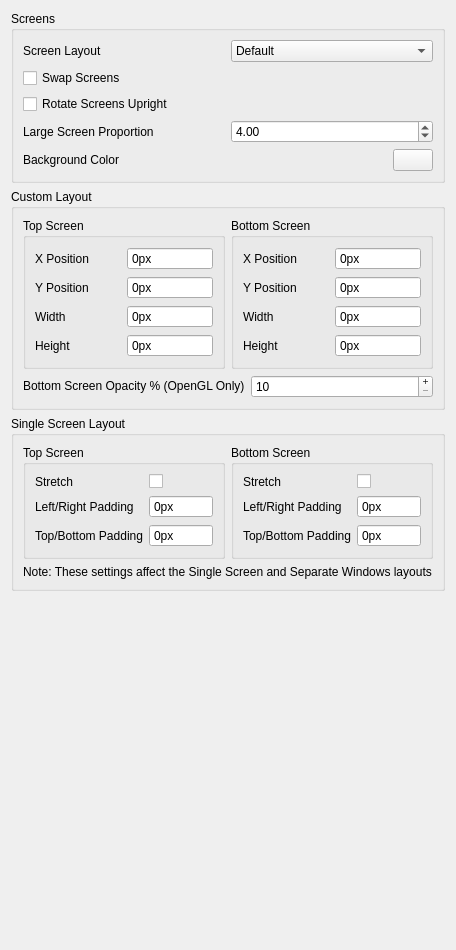
<?xml version="1.0" encoding="UTF-8"?>
<ui version="4.0">
 <class>ConfigureLayout</class>
 <widget class="QWidget" name="ConfigureLayout">
  <property name="geometry">
   <rect>
    <x>0</x>
    <y>0</y>
    <width>440</width>
    <height>950</height>
   </rect>
  </property>
  <property name="minimumSize">
   <size>
    <width>0</width>
    <height>0</height>
   </size>
  </property>
  <property name="windowTitle">
   <string>Form</string>
  </property>
  <layout class="QVBoxLayout" name="verticalLayout_2">
   <item>
    <widget class="QGroupBox" name="layout_group">
     <property name="enabled">
      <bool>true</bool>
     </property>
     <property name="title">
      <string>Screens</string>
     </property>
     <layout class="QVBoxLayout" name="verticalLayout_3">
      <item>
       <widget class="QWidget" name="widget_layout" native="true">
        <layout class="QHBoxLayout" name="screen_layout_group">
         <property name="leftMargin">
          <number>0</number>
         </property>
         <property name="topMargin">
          <number>0</number>
         </property>
         <property name="rightMargin">
          <number>0</number>
         </property>
         <property name="bottomMargin">
          <number>0</number>
         </property>
         <item>
          <widget class="QLabel" name="layout_label">
           <property name="text">
            <string>Screen Layout</string>
           </property>
          </widget>
         </item>
         <item>
          <widget class="QComboBox" name="layout_combobox">
           <item>
            <property name="text">
             <string>Default</string>
            </property>
           </item>
           <item>
            <property name="text">
             <string>Single Screen</string>
            </property>
           </item>
           <item>
            <property name="text">
             <string>Large Screen</string>
            </property>
           </item>
           <item>
            <property name="text">
             <string>Side by Side</string>
            </property>
           </item>
           <item>
            <property name="text">
             <string>Separate Windows</string>
            </property>
           </item>
           <item>
            <property name="text">
             <string>Hybrid Screen</string>
            </property>
           </item>
           <item>
            <property name="text">
             <string>Custom Layout</string>
            </property>
           </item>
          </widget>
         </item>
        </layout>
       </widget>
      </item>
      <item>
       <widget class="QCheckBox" name="toggle_swap_screen">
        <property name="text">
         <string>Swap Screens</string>
        </property>
       </widget>
      </item>
      <item>
       <widget class="QCheckBox" name="toggle_upright_screen">
        <property name="text">
         <string>Rotate Screens Upright</string>
        </property>
       </widget>
      </item>
      <item>
       <widget class="QWidget" name="widget" native="true">
        <layout class="QHBoxLayout" name="proportion_layout">
         <property name="leftMargin">
          <number>0</number>
         </property>
         <property name="topMargin">
          <number>0</number>
         </property>
         <property name="rightMargin">
          <number>0</number>
         </property>
         <property name="bottomMargin">
          <number>0</number>
         </property>
         <item>
          <widget class="QLabel" name="label_3">
           <property name="text">
            <string>Large Screen Proportion</string>
           </property>
          </widget>
         </item>
         <item>
          <widget class="QDoubleSpinBox" name="large_screen_proportion">
           <property name="minimum">
            <double>1.000000000000000</double>
           </property>
           <property name="maximum">
            <double>16.000000000000000</double>
           </property>
           <property name="value">
            <double>4.000000000000000</double>
           </property>
          </widget>
         </item>
        </layout>
       </widget>
      </item>
      <item>
       <widget class="QWidget" name="bg_color_group" native="true">
        <layout class="QHBoxLayout" name="bg_color_group_2">
         <property name="leftMargin">
          <number>0</number>
         </property>
         <property name="topMargin">
          <number>0</number>
         </property>
         <property name="rightMargin">
          <number>0</number>
         </property>
         <property name="bottomMargin">
          <number>0</number>
         </property>
         <item>
          <widget class="QLabel" name="bg_label">
           <property name="text">
            <string>Background Color</string>
           </property>
          </widget>
         </item>
         <item>
          <widget class="QPushButton" name="bg_button">
           <property name="maximumSize">
            <size>
             <width>40</width>
             <height>16777215</height>
            </size>
           </property>
          </widget>
         </item>
        </layout>
       </widget>
      </item>
     </layout>
    </widget>
   </item>
   <item>
    <widget class="QGroupBox" name="custom_layout_group">
     <property name="minimumSize">
      <size>
       <width>0</width>
       <height>0</height>
      </size>
     </property>
     <property name="title">
      <string>Custom Layout</string>
     </property>
     <layout class="QVBoxLayout" name="verticalLayout_5">
      <item>
       <layout class="QHBoxLayout" name="horizontalLayout_4">
        <item>
         <widget class="QGroupBox" name="gb_top_screen">
          <property name="title">
           <string>Top Screen</string>
          </property>
          <layout class="QGridLayout" name="gridLayout_2">
           <item row="0" column="0">
            <widget class="QLabel" name="lb_top_x">
             <property name="text">
              <string>X Position</string>
             </property>
            </widget>
           </item>
           <item row="0" column="1">
            <widget class="QSpinBox" name="custom_top_x">
             <property name="buttonSymbols">
              <enum>QAbstractSpinBox::NoButtons</enum>
             </property>
             <property name="suffix">
              <string>px</string>
             </property>
             <property name="maximum">
              <number>2147483647</number>
             </property>
            </widget>
           </item>
           <item row="1" column="0">
            <widget class="QLabel" name="lb_top_y">
             <property name="text">
              <string>Y Position</string>
             </property>
            </widget>
           </item>
           <item row="1" column="1">
            <widget class="QSpinBox" name="custom_top_y">
             <property name="buttonSymbols">
              <enum>QAbstractSpinBox::NoButtons</enum>
             </property>
             <property name="suffix">
              <string>px</string>
             </property>
             <property name="maximum">
              <number>2147483647</number>
             </property>
            </widget>
           </item>
           <item row="2" column="0">
            <widget class="QLabel" name="lb_top_width">
             <property name="text">
              <string>Width</string>
             </property>
            </widget>
           </item>
           <item row="2" column="1">
            <widget class="QSpinBox" name="custom_top_width">
             <property name="buttonSymbols">
              <enum>QAbstractSpinBox::NoButtons</enum>
             </property>
             <property name="suffix">
              <string>px</string>
             </property>
             <property name="maximum">
              <number>2147483647</number>
             </property>
            </widget>
           </item>
           <item row="3" column="0">
            <widget class="QLabel" name="lb_top_height">
             <property name="text">
              <string>Height</string>
             </property>
            </widget>
           </item>
           <item row="3" column="1">
            <widget class="QSpinBox" name="custom_top_height">
             <property name="buttonSymbols">
              <enum>QAbstractSpinBox::NoButtons</enum>
             </property>
             <property name="suffix">
              <string>px</string>
             </property>
             <property name="maximum">
              <number>2147483647</number>
             </property>
            </widget>
           </item>
          </layout>
         </widget>
        </item>
        <item>
         <widget class="QGroupBox" name="gb_bottom_screen">
          <property name="minimumSize">
           <size>
            <width>0</width>
            <height>0</height>
           </size>
          </property>
          <property name="title">
           <string>Bottom Screen</string>
          </property>
          <layout class="QGridLayout" name="gridLayout_1">
           <item row="0" column="0">
            <widget class="QLabel" name="lb_bottom_x">
             <property name="text">
              <string>X Position</string>
             </property>
            </widget>
           </item>
           <item row="0" column="1">
            <widget class="QSpinBox" name="custom_bottom_x">
             <property name="buttonSymbols">
              <enum>QAbstractSpinBox::NoButtons</enum>
             </property>
             <property name="suffix">
              <string>px</string>
             </property>
             <property name="maximum">
              <number>2147483647</number>
             </property>
            </widget>
           </item>
           <item row="1" column="0">
            <widget class="QLabel" name="lb_bottom_y">
             <property name="text">
              <string>Y Position</string>
             </property>
            </widget>
           </item>
           <item row="1" column="1">
            <widget class="QSpinBox" name="custom_bottom_y">
             <property name="buttonSymbols">
              <enum>QAbstractSpinBox::NoButtons</enum>
             </property>
             <property name="suffix">
              <string>px</string>
             </property>
             <property name="maximum">
              <number>2147483647</number>
             </property>
            </widget>
           </item>
           <item row="2" column="0">
            <widget class="QLabel" name="lb_bottom_width">
             <property name="text">
              <string>Width</string>
             </property>
            </widget>
           </item>
           <item row="2" column="1">
            <widget class="QSpinBox" name="custom_bottom_width">
             <property name="buttonSymbols">
              <enum>QAbstractSpinBox::NoButtons</enum>
             </property>
             <property name="suffix">
              <string>px</string>
             </property>
             <property name="maximum">
              <number>2147483647</number>
             </property>
            </widget>
           </item>
           <item row="3" column="0">
            <widget class="QLabel" name="lb_bottom_height">
             <property name="text">
              <string>Height</string>
             </property>
            </widget>
           </item>
           <item row="3" column="1">
            <widget class="QSpinBox" name="custom_bottom_height">
             <property name="buttonSymbols">
              <enum>QAbstractSpinBox::NoButtons</enum>
             </property>
             <property name="suffix">
              <string>px</string>
             </property>
             <property name="maximum">
              <number>2147483647</number>
             </property>
            </widget>
           </item>
          </layout>
         </widget>
        </item>
       </layout>
      </item>
      <item>
       <layout class="QHBoxLayout" name="horizontalLayout_3">
        <item>
         <widget class="QLabel" name="lb_opacity_second_layer">
          <property name="text">
           <string>&lt;html&gt;&lt;head/&gt;&lt;body&gt;&lt;p&gt;Bottom Screen Opacity % (OpenGL Only)&lt;/p&gt;&lt;/body&gt;&lt;/html&gt;</string>
          </property>
         </widget>
        </item>
        <item>
         <widget class="QSpinBox" name="custom_second_layer_opacity">
          <property name="buttonSymbols">
           <enum>QAbstractSpinBox::PlusMinus</enum>
          </property>
          <property name="minimum">
           <number>10</number>
          </property>
          <property name="maximum">
           <number>100</number>
          </property>
         </widget>
        </item>
       </layout>
      </item>
     </layout>
    </widget>
   </item>
   <item>
    <widget class="QGroupBox" name="single_screen_layout_config_group">
     <property name="minimumSize">
      <size>
       <width>0</width>
       <height>0</height>
      </size>
     </property>
     <property name="title">
      <string>Single Screen Layout</string>
     </property>
     <layout class="QVBoxLayout" name="verticalLayout_6">
      <item>
       <layout class="QHBoxLayout" name="horizontalLayout_5">
        <item>
         <widget class="QGroupBox" name="gb_top_screen_2">
          <property name="title">
           <string>Top Screen</string>
          </property>
          <layout class="QGridLayout" name="gridLayout_3">
           <item row="0" column="0">
            <widget class="QLabel" name="lb_top_stretch">
             <property name="text">
              <string>Stretch</string>
             </property>
            </widget>
           </item>
           <item row="1" column="1">
            <widget class="QSpinBox" name="screen_top_leftright_padding">
             <property name="buttonSymbols">
              <enum>QAbstractSpinBox::NoButtons</enum>
             </property>
             <property name="suffix">
              <string>px</string>
             </property>
             <property name="maximum">
              <number>2147483647</number>
             </property>
            </widget>
           </item>
           <item row="1" column="0">
            <widget class="QLabel" name="lb_top_leftright_padding">
             <property name="text">
              <string>Left/Right Padding</string>
             </property>
            </widget>
           </item>
           <item row="2" column="0">
            <widget class="QLabel" name="lb_top_topbottom_padding">
             <property name="text">
              <string>Top/Bottom Padding</string>
             </property>
            </widget>
           </item>
           <item row="2" column="1">
            <widget class="QSpinBox" name="screen_top_topbottom_padding">
             <property name="buttonSymbols">
              <enum>QAbstractSpinBox::NoButtons</enum>
             </property>
             <property name="suffix">
              <string>px</string>
             </property>
             <property name="maximum">
              <number>2147483647</number>
             </property>
            </widget>
           </item>
           <item row="0" column="1">
            <widget class="QCheckBox" name="screen_top_stretch">
             <property name="text">
              <string notr="true"/>
             </property>
            </widget>
           </item>
          </layout>
         </widget>
        </item>
        <item>
         <widget class="QGroupBox" name="gb_bottom_screen_2">
          <property name="minimumSize">
           <size>
            <width>0</width>
            <height>0</height>
           </size>
          </property>
          <property name="title">
           <string>Bottom Screen</string>
          </property>
          <layout class="QGridLayout" name="gridLayout">
           <item row="1" column="0">
            <widget class="QLabel" name="lb_bottom_leftright_padding">
             <property name="text">
              <string>Left/Right Padding</string>
             </property>
            </widget>
           </item>
           <item row="2" column="0">
            <widget class="QLabel" name="lb_bottom_topbottom_padding">
             <property name="text">
              <string>Top/Bottom Padding</string>
             </property>
            </widget>
           </item>
           <item row="1" column="1">
            <widget class="QSpinBox" name="screen_bottom_leftright_padding">
             <property name="buttonSymbols">
              <enum>QAbstractSpinBox::NoButtons</enum>
             </property>
             <property name="suffix">
              <string>px</string>
             </property>
             <property name="maximum">
              <number>2147483647</number>
             </property>
            </widget>
           </item>
           <item row="2" column="1">
            <widget class="QSpinBox" name="screen_bottom_topbottom_padding">
             <property name="buttonSymbols">
              <enum>QAbstractSpinBox::NoButtons</enum>
             </property>
             <property name="suffix">
              <string>px</string>
             </property>
             <property name="maximum">
              <number>2147483647</number>
             </property>
            </widget>
           </item>
           <item row="0" column="0">
            <widget class="QLabel" name="lb_bottom_stretch">
             <property name="text">
              <string>Stretch</string>
             </property>
            </widget>
           </item>
           <item row="0" column="1">
            <widget class="QCheckBox" name="screen_bottom_stretch">
             <property name="text">
              <string notr="true"/>
             </property>
            </widget>
           </item>
          </layout>
         </widget>
        </item>
       </layout>
      </item>
      <item>
       <layout class="QHBoxLayout" name="horizontalLayout_2">
        <item>
         <widget class="QLabel" name="label">
          <property name="text">
           <string>Note: These settings affect the Single Screen and Separate Windows layouts</string>
          </property>
         </widget>
        </item>
       </layout>
      </item>
     </layout>
    </widget>
   </item>
   <item>
    <spacer name="verticalSpacer">
     <property name="orientation">
      <enum>Qt::Vertical</enum>
     </property>
     <property name="sizeHint" stdset="0">
      <size>
       <width>20</width>
       <height>270</height>
      </size>
     </property>
    </spacer>
   </item>
  </layout>
 </widget>
 <tabstops>
  <tabstop>layout_combobox</tabstop>
  <tabstop>toggle_swap_screen</tabstop>
  <tabstop>toggle_upright_screen</tabstop>
  <tabstop>large_screen_proportion</tabstop>
  <tabstop>bg_button</tabstop>
 </tabstops>
 <resources/>
 <connections/>
</ui>
